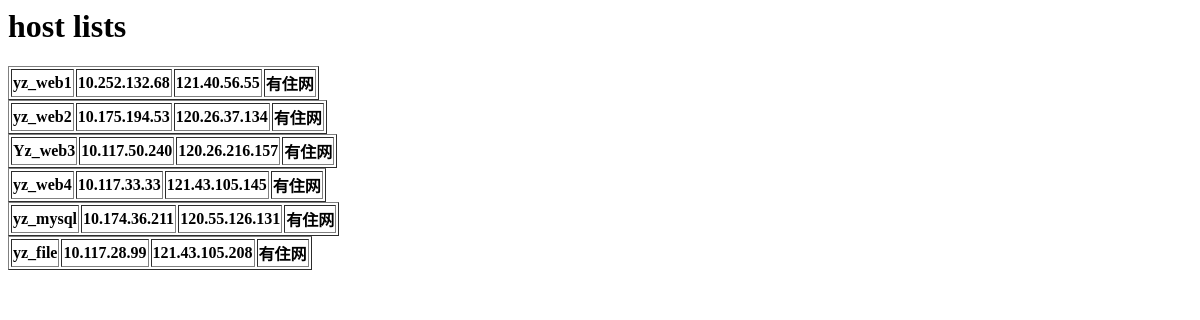
The app's page /list/, older data.
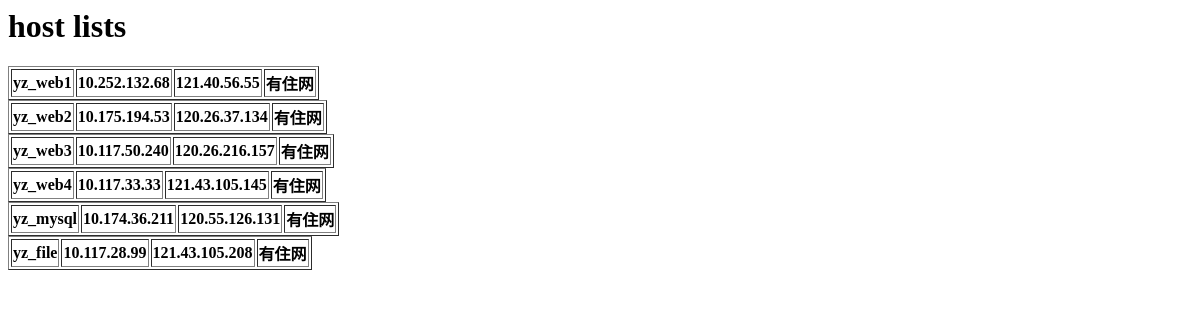
The same page, newer data.
### main/models.py (models this page shows, shortened)
class Host(models.Model):
	CRegions = (
		('hz','cn-hangzhou'),
		('ss','cn-shenzhen'),
		('qd','cn-qingdao'),
		('bj','cn-beijing'),
		('sh','cn-shanghai'),
		('hk','cn-hongkong'),
		('us1','us-west-1'),
	)
	group = models.ForeignKey(Hostgroup)
	hostname = models.CharField(max_length=30)
	eth0 = models.GenericIPAddressField()
	eth1 = models.GenericIPAddressField()
	beizhu = models.TextField(blank=True)
	Region = models.ForeignKey(Region)

class Hostgroup(models.Model):
	groupname = models.CharField(max_length=30)
	def __unicode__(self):
		return self.groupname

### main/views.py (the view)
# urls.py: url(r'^list/$','main.views.listhost'),
def listhost( request ):
	hosts = Host.objects.all()
	return render( request, 'list.html',{ 'hosts': hosts} )

### main/templates/list.html
<html>
<h1>host lists</h1>
{% for host in hosts %}
<table border="1">
	<tr>
		<th>{{ host.hostname }} </th>
		<th>{{ host.eth0 }} </th>
		<th>{{ host.eth1 }} </th>
		<th> {{ host.group }} </th>
	</tr>
</table>
{% endfor %}
</html>

Row changes from the older to the newer data that the page shows:
changed Host: hostname "Yz_web3" → "yz_web3"
